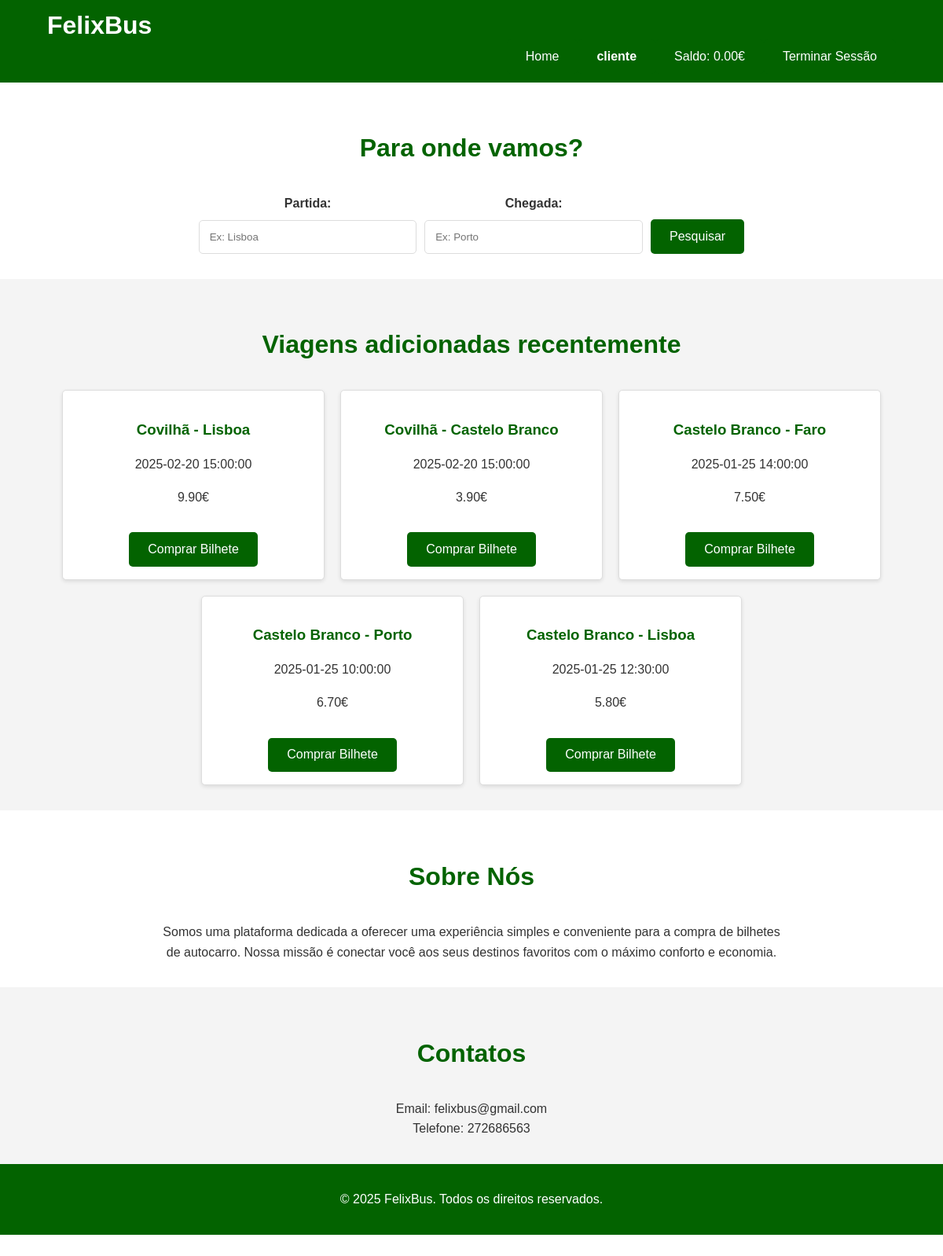
Page /paginas/index.php (signed in) on the committed database.
### tables this page shows
CREATE TABLE `utilizador` (
  `idUtilizador` int(11) NOT NULL,
  `nome` varchar(100) DEFAULT NULL,
  `pass` varchar(256) DEFAULT NULL,
  `email` varchar(60) DEFAULT NULL,
  `morada` varchar(60) DEFAULT NULL,
  `tipoUtilizador` int(11) DEFAULT 3,
  `estado` varchar(10) DEFAULT 'Pendente',
  `saldo` decimal(6,2) DEFAULT 0.00
);

CREATE TABLE `bilhete` (
  `idBilhete` int(11) NOT NULL,
  `Partida` varchar(60) NOT NULL,
  `Chegada` varchar(60) NOT NULL,
  `dataPartida` datetime NOT NULL,
  `dataChegada` datetime NOT NULL,
  `Preço` decimal(6,2) NOT NULL,
  `Capacidade` int(11) NOT NULL
);

### paginas/index.php (the view, shortened to what this page needs)
<!DOCTYPE html>
<html lang="pt">
<head>
    <link rel="stylesheet" href="style.css">
</head>
<body>
    <header class="header">
        <div class="container">
            <h1 class="logo">FelixBus</h1>
            <nav class="nav">
                <ul>
                    <form action="index.php" method="GET">
                        <button>Home</button>
                    </form>
                    <?php
                        if (isset($_SESSION["email"])) {
                            $sqlNome = "SELECT nome
                                        FROM utilizador
                                        WHERE email = '" .$_SESSION["email"]."'";
                            $resultNome = mysqli_query($conn, $sqlNome);
                            while ($rowNome = mysqli_fetch_assoc($resultNome)) {
                                echo '<form action="profile.php" method=”GET”>
                                        <button><strong>' .$rowNome['nome']. '</strong></button>
                                    </form>';
                            }
                            $sqlSaldo = "SELECT saldo
                                        FROM utilizador
                                        WHERE email = '" .$_SESSION["email"]."'";
                            $resultSaldo = mysqli_query($conn, $sqlSaldo);
                            while ($rowSaldo = mysqli_fetch_assoc($resultSaldo)) {
                                echo '<button> Saldo: '  .$rowSaldo['saldo']. '€</button>';
                            }
                            echo '<form action="logout.php" method=”GET”>
                                    <button> Terminar Sessão</button>
                                </form>';
                        } else {
                            echo '<form action="login.html" method=”GET”>
                                    <button> Iniciar Sessão </button>
                                </form>';
                        }
                    ?>
                </ul>
            </nav>
        </div>
    </header>
    <section>
        <div class="container">
            <h2>Para onde vamos?</h2>
            <form action="searchRoute.php" method="POST">
                <div class="pesquisa">
                    <div class="cidades">
                        <label for="partida">Partida:</label>
                        <input type="text" id="partida" name="start" placeholder="Ex: Lisboa">
                    </div>
                    <div class="cidades">
                        <label for="chegada">Chegada:</label>
                        <input type="text" id="chegada" name="end" placeholder="Ex: Porto">
                    </div>
                    <div class="pesquisarBtn" style="display: flex; align-items: flex-end;">
                            <button>Pesquisar</button>
                    </div>
                </div>
            </form>
        </div>
    </section>
    <section class="destinations">
        <div class="container">
            <h2>Viagens adicionadas recentemente</h2>
            <div class="cards">
                <?php
                    $sqlRecentRoutes = 'SELECT *
                                        FROM bilhete
                                        ORDER BY idBilhete desc
                                        LIMIT 5';
                    $resultRecentRoutes = mysqli_query($conn, $sqlRecentRoutes);
                    while ($row = mysqli_fetch_array($resultRecentRoutes)) {
                        echo '<div class="card">
                                <h3>'.$row['Partida'].' - '.$row['Chegada'].'</h3>
                                <p>'.$row['dataPartida'].'</p>
                                <p>'.$row['Preço'].'€</p>
                                <form action="buyTicket.php" method="POST">
                                    <input type="hidden" name="idBilhete" value="' . $row['idBilhete'] . '">
                                    <input type="hidden" name="preco" value="' . $row['Preço'] . '">
                                    <input type="hidden" name="partida" value="' . $row['Partida'] . '">
                                    <input type="hidden" name="chegada" value="' . $row['Chegada'] . '">
                                    <button type="submit" class="buy-btn">Comprar Bilhete</button>
                                </form>
                            </div>';
                    }
                ?>
            </div>
        </div>
    </section>
    <section class="about">
        <div class="container">
            <h2>Sobre Nós</h2>
            <p>Somos uma plataforma dedicada a oferecer uma experiência simples e conveniente para a compra de bilhetes de autocarro. Nossa missão é conectar você aos seus destinos favoritos com o máximo conforto e economia.</p>
        </div>
    </section>
    <section class="contact">
        <div class="container">
            <h2>Contatos</h2>
            <p>Email: felixbus@gmail.com</p>
            <p>Telefone: 272686563</p>
        </div>
    </section>
    <footer class="footer">
        <div class="container">
            <p>&copy; 2025 FelixBus. Todos os direitos reservados.</p>
        </div>
    </footer>
</body>
</html>

### paginas/style.css (style rules this page uses)
body { margin: 0; font-family: Arial, sans-serif; line-height: 1.6; color: #333; }
.header { background: rgb(3, 99, 0); color: #fff; padding: 1rem 0; margin-top: -30px; }
.container { width: 90%; margin: 0 auto; max-width: 1200px; }
.logo { font-size: 2rem; font-weight: bold; }
.nav ul { list-style: none; padding: 0; display: flex; justify-content: flex-end; margin-top: -30px; margin-bottom: -5px; }
section { padding: 2rem 0; }
h2 { text-align: center; margin-bottom: 2rem; color: rgb(3, 99, 0); font-size: 2rem; }
label { margin-bottom: 0.5rem; font-weight: bold; }
input { padding: 0.8rem; border: 1px solid #ddd; border-radius: 5px; width: 250px; }
button { padding: 0.8rem 1.5rem; background: rgb(3, 99, 0); color: #fff; border: none; border-radius: 5px; font-size: 1rem; cursor: pointer; transition: background-color 0.3s ease; }
.pesquisa { display: flex; justify-content: center; gap: 10px; flex-wrap: wrap; }
.cidades { display: flex; flex-direction: column; align-items: center; }
.cidades label { margin-bottom: 0.5rem; font-weight: bold; }
.cidades input { padding: 0.8rem; border: 1px solid #ddd; border-radius: 5px; width: 250px; }
.pesquisarBtn { display: flex; align-items: flex-end; }
.pesquisarBtn button { padding: 0.8rem 1.5rem; background: rgb(3, 99, 0); color: #fff; border: none; border-radius: 5px; font-size: 1rem; cursor: pointer; transition: background-color 0.3s ease; }
.destinations { background: #f4f4f4; }
.cards { display: flex; gap: 20px; justify-content: center; flex-wrap: wrap; }
.card { background: #fff; border: 1px solid #ddd; border-radius: 5px; padding: 1rem; text-align: center; width: 300px; box-shadow: 0 2px 5px rgba(0, 0, 0, 0.1); }
.card h3 { margin-bottom: 1rem; }
.about p, .contact p { text-align: center; max-width: 800px; margin: 0 auto; }
.contact { background: #f4f4f4; }
.footer { background: rgb(3, 99, 0); color: #fff; text-align: center; padding: 1rem 0; }
h3 { margin-bottom: 1rem; color: rgb(3, 99, 0); }
p { margin-bottom: 1rem; }
.buy-btn { margin-top: 1rem; padding: 0.8rem 1.5rem; background-color: #036300; color: white; border: none; border-radius: 5px; cursor: pointer; }

### rows in the picture
utilizador: nome "cliente", saldo "0.00"
bilhete: Partida "Covilhã", Chegada "Lisboa", dataPartida "2025-02-20 15:00:00", Preço "9.90"
bilhete: Partida "Covilhã", Chegada "Castelo Branco", dataPartida "2025-02-20 15:00:00", Preço "3.90"
bilhete: Partida "Castelo Branco", Chegada "Faro", dataPartida "2025-01-25 14:00:00", Preço "7.50"
bilhete: Partida "Castelo Branco", Chegada "Porto", dataPartida "2025-01-25 10:00:00", Preço "6.70"
bilhete: Partida "Castelo Branco", Chegada "Lisboa", dataPartida "2025-01-25 12:30:00", Preço "5.80"
